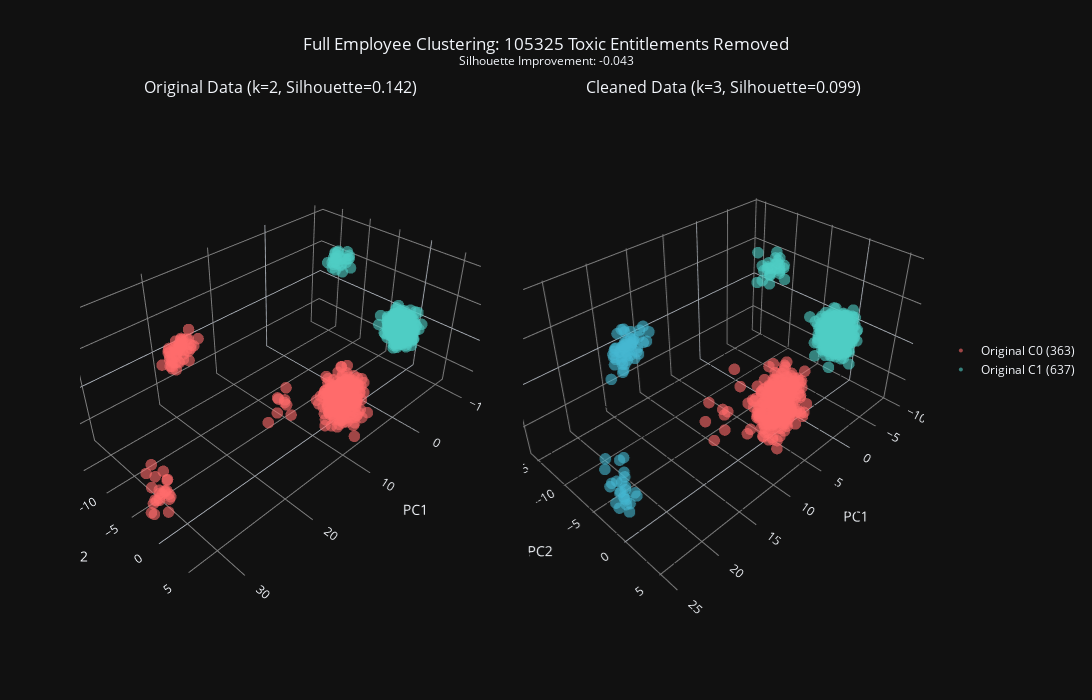

The code cell stored with this chart in its notebook:
### Code cell
results['comparison']['figure'].show()

### Figure 1 — Plotly figure (JSON) as saved in the notebook; plotly's stock layout.template omitted (floating-point values rounded to 4 significant figures; data arrays with more than 128 entries replaced by an {"elided": "..."} marker saying what was removed)
{"data": [{"hovertemplate": "%{text}<extra></extra>", "marker": {"color": "#FF6B6B", "opacity": 0.6, "size": 4}, "mode": "markers", "name": "Original C0 (363)", "showlegend": true, "text": ["Cluster 0<br>Dept: Unknown<br>Risk: 0.000", "Cluster 0<br>Dept: Unknown<br>Risk: 0.000", "Cluster 0<br>Dept: Unknown<br>Risk: 0.000", "Cluster 0<br>Dept: Unknown<br>Risk: 0.000", "Cluster 0<br>Dept: Unknown<br>Risk: 0.000", "Cluster 0<br>Dept: Unknown<br>Risk: 0.000", "Cluster 0<br>Dept: Unknown<br>Risk: 0.000", "Cluster 0<br>Dept: Unknown<br>Risk: 0.000", "Cluster 0<br>Dept: Unknown<br>Risk: 0.000", "Cluster 0<br>Dept: Unknown<br>Risk: 0.000", "Cluster 0<br>Dept: Unknown<br>Risk: 0.000", "Cluster 0<br>Dept: Unknown<br>Risk: 0.000", "Cluster 0<br>Dept: Unknown<br>Risk: 0.000", "Cluster 0<br>Dept: Unknown<br>Risk: 0.000", "Cluster 0<br>Dept: Unknown<br>Risk: 0.000", "Cluster 0<br>Dept: Unknown<br>Risk: 0.000", "Cluster 0<br>Dept: Unknown<br>Risk: 0.000", "Cluster 0<br>Dept: Unknown<br>Risk: 0.000", "Cluster 0<br>Dept: Unknown<br>Risk: 0.000", "Cluster 0<br>Dept: Unknown<br>Risk: 0.000", "Cluster 0<br>Dept: Unknown<br>Risk: 0.000", "Cluster 0<br>Dept: Unknown<br>Risk: 0.000", "Cluster 0<br>Dept: Unknown<br>Risk: 0.000", "Cluster 0<br>Dept: Unknown<br>Risk: 0.000", "Cluster 0<br>Dept: Unknown<br>Risk: 0.000", "Cluster 0<br>Dept: Unknown<br>Risk: 0.000", "Cluster 0<br>Dept: Unknown<br>Risk: 0.000", "Cluster 0<br>Dept: Unknown<br>Risk: 0.000", "Cluster 0<br>Dept: Unknown<br>Risk: 0.000", "Cluster 0<br>Dept: Unknown<br>Risk: 0.000", "Cluster 0<br>Dept: Unknown<br>Risk: 0.000", "Cluster 0<br>Dept: Unknown<br>Risk: 0.000", "Cluster 0<br>Dept: Unknown<br>Risk: 0.000", "Cluster 0<br>Dept: Unknown<br>Risk: 0.000", "Cluster 0<br>Dept: Unknown<br>Risk: 0.000", "Cluster 0<br>Dept: Unknown<br>Risk: 0.000", "Cluster 0<br>Dept: Unknown<br>Risk: 0.000", "Cluster 0<br>Dept: Unknown<br>Risk: 0.000", "Cluster 0<br>Dept: Unknown<br>Risk: 0.000", "Cluster 0<br>Dept: Unknown<br>Risk: 0.000", "Cluster 0<br>Dept: Unknown<br>Risk: 0.000", "Cluster 0<br>Dept: Unknown<br>Risk: 0.000", "Cluster 0<br>Dept: Unknown<br>Risk: 0.000", "Cluster 0<br>Dept: Unknown<br>Risk: 0.000", "Cluster 0<br>Dept: Unknown<br>Risk: 0.000", "Cluster 0<br>Dept: Unknown<br>Risk: 0.000", "Cluster 0<br>Dept: Unknown<br>Risk: 0.000", "Cluster 0<br>Dept: Unknown<br>Risk: 0.000", "Cluster 0<br>Dept: Unknown<br>Risk: 0.000", "Cluster 0<br>Dept: Unknown<br>Risk: 0.000", "Cluster 0<br>Dept: Unknown<br>Risk: 0.000", "Cluster 0<br>Dept: Unknown<br>Risk: 0.000", "Cluster 0<br>Dept: Unknown<br>Risk: 0.000", "Cluster 0<br>Dept: Unknown<br>Risk: 0.000", "Cluster 0<br>Dept: Unknown<br>Risk: 0.000", "Cluster 0<br>Dept: Unknown<br>Risk: 0.000", "Cluster 0<br>Dept: Unknown<br>Risk: 0.000", "Cluster 0<br>Dept: Unknown<br>Risk: 0.000", "Cluster 0<br>Dept: Unknown<br>Risk: 0.000", "Cluster 0<br>Dept: Unknown<br>Risk: 0.000", "Cluster 0<br>Dept: Unknown<br>Risk: 0.000", "Cluster 0<br>Dept: Unknown<br>Risk: 0.000", "Cluster 0<br>Dept: Unknown<br>Risk: 0.000", "Cluster 0<br>Dept: Unknown<br>Risk: 0.000", "Cluster 0<br>Dept: Unknown<br>Risk: 0.000", "Cluster 0<br>Dept: Unknown<br>Risk: 0.000", "Cluster 0<br>Dept: Unknown<br>Risk: 0.000", "Cluster 0<br>Dept: Unknown<br>Risk: 0.000", "Cluster 0<br>Dept: Unknown<br>Risk: 0.000", "Cluster 0<br>Dept: Unknown<br>Risk: 0.000", "Cluster 0<br>Dept: Unknown<br>Risk: 0.000", "Cluster 0<br>Dept: Unknown<br>Risk: 0.000", "Cluster 0<br>Dept: Unknown<br>Risk: 0.000", "Cluster 0<br>Dept: Unknown<br>Risk: 0.000", "Cluster 0<br>Dept: Unknown<br>Risk: 0.000", "Cluster 0<br>Dept: Unknown<br>Risk: 0.000", "Cluster 0<br>Dept: Unknown<br>Risk: 0.000", "Cluster 0<br>Dept: Unknown<br>Risk: 0.000", "Cluster 0<br>Dept: Unknown<br>Risk: 0.000", "Cluster 0<br>Dept: Unknown<br>Risk: 0.000", "Cluster 0<br>Dept: Unknown<br>Risk: 0.000", "Cluster 0<br>Dept: Unknown<br>Risk: 0.000", "Cluster 0<br>Dept: Unknown<br>Risk: 0.000", "Cluster 0<br>Dept: Unknown<br>Risk: 0.000", "Cluster 0<br>Dept: Unknown<br>Risk: 0.000", "Cluster 0<br>Dept: Unknown<br>Risk: 0.000", "Cluster 0<br>Dept: Unknown<br>Risk: 0.000", "Cluster 0<br>Dept: Unknown<br>Risk: 0.000", "Cluster 0<br>Dept: Unknown<br>Risk: 0.000", "Cluster 0<br>Dept: Unknown<br>Risk: 0.000", "Cluster 0<br>Dept: Unknown<br>Risk: 0.000", "Cluster 0<br>Dept: Unknown<br>Risk: 0.000", "Cluster 0<br>Dept: Unknown<br>Risk: 0.000", "Cluster 0<br>Dept: Unknown<br>Risk: 0.000", "Cluster 0<br>Dept: Unknown<br>Risk: 0.000", "Cluster 0<br>Dept: Unknown<br>Risk: 0.000", "Cluster 0<br>Dept: Unknown<br>Risk: 0.000", "Cluster 0<br>Dept: Unknown<br>Risk: 0.000", "Cluster 0<br>Dept: Unknown<br>Risk: 0.000", "Cluster 0<br>Dept: Unknown<br>Risk: 0.000"], "x": {"elided": "363 float values"}, "y": {"elided": "363 float values"}, "z": {"elided": "363 float values"}, "type": "scatter3d", "scene": "scene"}, {"hovertemplate": "%{text}<extra></extra>", "marker": {"color": "#4ECDC4", "opacity": 0.6, "size": 4}, "mode": "markers", "name": "Original C1 (637)", "showlegend": true, "text": ["Cluster 1<br>Dept: Unknown<br>Risk: 0.000", "Cluster 1<br>Dept: Unknown<br>Risk: 0.000", "Cluster 1<br>Dept: Unknown<br>Risk: 0.000", "Cluster 1<br>Dept: Unknown<br>Risk: 0.000", "Cluster 1<br>Dept: Unknown<br>Risk: 0.000", "Cluster 1<br>Dept: Unknown<br>Risk: 0.000", "Cluster 1<br>Dept: Unknown<br>Risk: 0.000", "Cluster 1<br>Dept: Unknown<br>Risk: 0.000", "Cluster 1<br>Dept: Unknown<br>Risk: 0.000", "Cluster 1<br>Dept: Unknown<br>Risk: 0.000", "Cluster 1<br>Dept: Unknown<br>Risk: 0.000", "Cluster 1<br>Dept: Unknown<br>Risk: 0.000", "Cluster 1<br>Dept: Unknown<br>Risk: 0.000", "Cluster 1<br>Dept: Unknown<br>Risk: 0.000", "Cluster 1<br>Dept: Unknown<br>Risk: 0.000", "Cluster 1<br>Dept: Unknown<br>Risk: 0.000", "Cluster 1<br>Dept: Unknown<br>Risk: 0.000", "Cluster 1<br>Dept: Unknown<br>Risk: 0.000", "Cluster 1<br>Dept: Unknown<br>Risk: 0.000", "Cluster 1<br>Dept: Unknown<br>Risk: 0.000", "Cluster 1<br>Dept: Unknown<br>Risk: 0.000", "Cluster 1<br>Dept: Unknown<br>Risk: 0.000", "Cluster 1<br>Dept: Unknown<br>Risk: 0.000", "Cluster 1<br>Dept: Unknown<br>Risk: 0.000", "Cluster 1<br>Dept: Unknown<br>Risk: 0.000", "Cluster 1<br>Dept: Unknown<br>Risk: 0.000", "Cluster 1<br>Dept: Unknown<br>Risk: 0.000", "Cluster 1<br>Dept: Unknown<br>Risk: 0.000", "Cluster 1<br>Dept: Unknown<br>Risk: 0.000", "Cluster 1<br>Dept: Unknown<br>Risk: 0.000", "Cluster 1<br>Dept: Unknown<br>Risk: 0.000", "Cluster 1<br>Dept: Unknown<br>Risk: 0.000", "Cluster 1<br>Dept: Unknown<br>Risk: 0.000", "Cluster 1<br>Dept: Unknown<br>Risk: 0.000", "Cluster 1<br>Dept: Unknown<br>Risk: 0.000", "Cluster 1<br>Dept: Unknown<br>Risk: 0.000", "Cluster 1<br>Dept: Unknown<br>Risk: 0.000", "Cluster 1<br>Dept: Unknown<br>Risk: 0.000", "Cluster 1<br>Dept: Unknown<br>Risk: 0.000", "Cluster 1<br>Dept: Unknown<br>Risk: 0.000", "Cluster 1<br>Dept: Unknown<br>Risk: 0.000", "Cluster 1<br>Dept: Unknown<br>Risk: 0.000", "Cluster 1<br>Dept: Unknown<br>Risk: 0.000", "Cluster 1<br>Dept: Unknown<br>Risk: 0.000", "Cluster 1<br>Dept: Unknown<br>Risk: 0.000", "Cluster 1<br>Dept: Unknown<br>Risk: 0.000", "Cluster 1<br>Dept: Unknown<br>Risk: 0.000", "Cluster 1<br>Dept: Unknown<br>Risk: 0.000", "Cluster 1<br>Dept: Unknown<br>Risk: 0.000", "Cluster 1<br>Dept: Unknown<br>Risk: 0.000", "Cluster 1<br>Dept: Unknown<br>Risk: 0.000", "Cluster 1<br>Dept: Unknown<br>Risk: 0.000", "Cluster 1<br>Dept: Unknown<br>Risk: 0.000", "Cluster 1<br>Dept: Unknown<br>Risk: 0.000", "Cluster 1<br>Dept: Unknown<br>Risk: 0.000", "Cluster 1<br>Dept: Unknown<br>Risk: 0.000", "Cluster 1<br>Dept: Unknown<br>Risk: 0.000", "Cluster 1<br>Dept: Unknown<br>Risk: 0.000", "Cluster 1<br>Dept: Unknown<br>Risk: 0.000", "Cluster 1<br>Dept: Unknown<br>Risk: 0.000", "Cluster 1<br>Dept: Unknown<br>Risk: 0.000", "Cluster 1<br>Dept: Unknown<br>Risk: 0.000", "Cluster 1<br>Dept: Unknown<br>Risk: 0.000", "Cluster 1<br>Dept: Unknown<br>Risk: 0.000", "Cluster 1<br>Dept: Unknown<br>Risk: 0.000", "Cluster 1<br>Dept: Unknown<br>Risk: 0.000", "Cluster 1<br>Dept: Unknown<br>Risk: 0.000", "Cluster 1<br>Dept: Unknown<br>Risk: 0.000", "Cluster 1<br>Dept: Unknown<br>Risk: 0.000", "Cluster 1<br>Dept: Unknown<br>Risk: 0.000", "Cluster 1<br>Dept: Unknown<br>Risk: 0.000", "Cluster 1<br>Dept: Unknown<br>Risk: 0.000", "Cluster 1<br>Dept: Unknown<br>Risk: 0.000", "Cluster 1<br>Dept: Unknown<br>Risk: 0.000", "Cluster 1<br>Dept: Unknown<br>Risk: 0.000", "Cluster 1<br>Dept: Unknown<br>Risk: 0.000", "Cluster 1<br>Dept: Unknown<br>Risk: 0.000", "Cluster 1<br>Dept: Unknown<br>Risk: 0.000", "Cluster 1<br>Dept: Unknown<br>Risk: 0.000", "Cluster 1<br>Dept: Unknown<br>Risk: 0.000", "Cluster 1<br>Dept: Unknown<br>Risk: 0.000", "Cluster 1<br>Dept: Unknown<br>Risk: 0.000", "Cluster 1<br>Dept: Unknown<br>Risk: 0.000", "Cluster 1<br>Dept: Unknown<br>Risk: 0.000", "Cluster 1<br>Dept: Unknown<br>Risk: 0.000", "Cluster 1<br>Dept: Unknown<br>Risk: 0.000", "Cluster 1<br>Dept: Unknown<br>Risk: 0.000", "Cluster 1<br>Dept: Unknown<br>Risk: 0.000", "Cluster 1<br>Dept: Unknown<br>Risk: 0.000", "Cluster 1<br>Dept: Unknown<br>Risk: 0.000", "Cluster 1<br>Dept: Unknown<br>Risk: 0.000", "Cluster 1<br>Dept: Unknown<br>Risk: 0.000", "Cluster 1<br>Dept: Unknown<br>Risk: 0.000", "Cluster 1<br>Dept: Unknown<br>Risk: 0.000", "Cluster 1<br>Dept: Unknown<br>Risk: 0.000", "Cluster 1<br>Dept: Unknown<br>Risk: 0.000", "Cluster 1<br>Dept: Unknown<br>Risk: 0.000", "Cluster 1<br>Dept: Unknown<br>Risk: 0.000", "Cluster 1<br>Dept: Unknown<br>Risk: 0.000", "Cluster 1<br>Dept: Unknown<br>Risk: 0.000"], "x": {"elided": "637 float values"}, "y": {"elided": "637 float values"}, "z": {"elided": "637 float values"}, "type": "scatter3d", "scene": "scene"}, {"hovertemplate": "%{text}<extra></extra>", "marker": {"color": "#FF6B6B", "opacity": 0.6, "size": 4}, "mode": "markers", "name": "Cleaned C0 (287)", "showlegend": false, "text": ["Cluster 0<br>Dept: Unknown<br>Risk: 0.000", "Cluster 0<br>Dept: Unknown<br>Risk: 0.000", "Cluster 0<br>Dept: Unknown<br>Risk: 0.000", "Cluster 0<br>Dept: Unknown<br>Risk: 0.000", "Cluster 0<br>Dept: Unknown<br>Risk: 0.000", "Cluster 0<br>Dept: Unknown<br>Risk: 0.000", "Cluster 0<br>Dept: Unknown<br>Risk: 0.000", "Cluster 0<br>Dept: Unknown<br>Risk: 0.000", "Cluster 0<br>Dept: Unknown<br>Risk: 0.000", "Cluster 0<br>Dept: Unknown<br>Risk: 0.000", "Cluster 0<br>Dept: Unknown<br>Risk: 0.000", "Cluster 0<br>Dept: Unknown<br>Risk: 0.000", "Cluster 0<br>Dept: Unknown<br>Risk: 0.000", "Cluster 0<br>Dept: Unknown<br>Risk: 0.000", "Cluster 0<br>Dept: Unknown<br>Risk: 0.000", "Cluster 0<br>Dept: Unknown<br>Risk: 0.000", "Cluster 0<br>Dept: Unknown<br>Risk: 0.000", "Cluster 0<br>Dept: Unknown<br>Risk: 0.000", "Cluster 0<br>Dept: Unknown<br>Risk: 0.000", "Cluster 0<br>Dept: Unknown<br>Risk: 0.000", "Cluster 0<br>Dept: Unknown<br>Risk: 0.000", "Cluster 0<br>Dept: Unknown<br>Risk: 0.000", "Cluster 0<br>Dept: Unknown<br>Risk: 0.000", "Cluster 0<br>Dept: Unknown<br>Risk: 0.000", "Cluster 0<br>Dept: Unknown<br>Risk: 0.000", "Cluster 0<br>Dept: Unknown<br>Risk: 0.000", "Cluster 0<br>Dept: Unknown<br>Risk: 0.000", "Cluster 0<br>Dept: Unknown<br>Risk: 0.000", "Cluster 0<br>Dept: Unknown<br>Risk: 0.000", "Cluster 0<br>Dept: Unknown<br>Risk: 0.000", "Cluster 0<br>Dept: Unknown<br>Risk: 0.000", "Cluster 0<br>Dept: Unknown<br>Risk: 0.000", "Cluster 0<br>Dept: Unknown<br>Risk: 0.000", "Cluster 0<br>Dept: Unknown<br>Risk: 0.000", "Cluster 0<br>Dept: Unknown<br>Risk: 0.000", "Cluster 0<br>Dept: Unknown<br>Risk: 0.000", "Cluster 0<br>Dept: Unknown<br>Risk: 0.000", "Cluster 0<br>Dept: Unknown<br>Risk: 0.000", "Cluster 0<br>Dept: Unknown<br>Risk: 0.000", "Cluster 0<br>Dept: Unknown<br>Risk: 0.000", "Cluster 0<br>Dept: Unknown<br>Risk: 0.000", "Cluster 0<br>Dept: Unknown<br>Risk: 0.000", "Cluster 0<br>Dept: Unknown<br>Risk: 0.000", "Cluster 0<br>Dept: Unknown<br>Risk: 0.000", "Cluster 0<br>Dept: Unknown<br>Risk: 0.000", "Cluster 0<br>Dept: Unknown<br>Risk: 0.000", "Cluster 0<br>Dept: Unknown<br>Risk: 0.000", "Cluster 0<br>Dept: Unknown<br>Risk: 0.000", "Cluster 0<br>Dept: Unknown<br>Risk: 0.000", "Cluster 0<br>Dept: Unknown<br>Risk: 0.000", "Cluster 0<br>Dept: Unknown<br>Risk: 0.000", "Cluster 0<br>Dept: Unknown<br>Risk: 0.000", "Cluster 0<br>Dept: Unknown<br>Risk: 0.000", "Cluster 0<br>Dept: Unknown<br>Risk: 0.000", "Cluster 0<br>Dept: Unknown<br>Risk: 0.000", "Cluster 0<br>Dept: Unknown<br>Risk: 0.000", "Cluster 0<br>Dept: Unknown<br>Risk: 0.000", "Cluster 0<br>Dept: Unknown<br>Risk: 0.000", "Cluster 0<br>Dept: Unknown<br>Risk: 0.000", "Cluster 0<br>Dept: Unknown<br>Risk: 0.000", "Cluster 0<br>Dept: Unknown<br>Risk: 0.000", "Cluster 0<br>Dept: Unknown<br>Risk: 0.000", "Cluster 0<br>Dept: Unknown<br>Risk: 0.000", "Cluster 0<br>Dept: Unknown<br>Risk: 0.000", "Cluster 0<br>Dept: Unknown<br>Risk: 0.000", "Cluster 0<br>Dept: Unknown<br>Risk: 0.000", "Cluster 0<br>Dept: Unknown<br>Risk: 0.000", "Cluster 0<br>Dept: Unknown<br>Risk: 0.000", "Cluster 0<br>Dept: Unknown<br>Risk: 0.000", "Cluster 0<br>Dept: Unknown<br>Risk: 0.000", "Cluster 0<br>Dept: Unknown<br>Risk: 0.000", "Cluster 0<br>Dept: Unknown<br>Risk: 0.000", "Cluster 0<br>Dept: Unknown<br>Risk: 0.000", "Cluster 0<br>Dept: Unknown<br>Risk: 0.000", "Cluster 0<br>Dept: Unknown<br>Risk: 0.000", "Cluster 0<br>Dept: Unknown<br>Risk: 0.000", "Cluster 0<br>Dept: Unknown<br>Risk: 0.000", "Cluster 0<br>Dept: Unknown<br>Risk: 0.000", "Cluster 0<br>Dept: Unknown<br>Risk: 0.000", "Cluster 0<br>Dept: Unknown<br>Risk: 0.000", "Cluster 0<br>Dept: Unknown<br>Risk: 0.000", "Cluster 0<br>Dept: Unknown<br>Risk: 0.000", "Cluster 0<br>Dept: Unknown<br>Risk: 0.000", "Cluster 0<br>Dept: Unknown<br>Risk: 0.000", "Cluster 0<br>Dept: Unknown<br>Risk: 0.000", "Cluster 0<br>Dept: Unknown<br>Risk: 0.000", "Cluster 0<br>Dept: Unknown<br>Risk: 0.000", "Cluster 0<br>Dept: Unknown<br>Risk: 0.000", "Cluster 0<br>Dept: Unknown<br>Risk: 0.000", "Cluster 0<br>Dept: Unknown<br>Risk: 0.000", "Cluster 0<br>Dept: Unknown<br>Risk: 0.000", "Cluster 0<br>Dept: Unknown<br>Risk: 0.000", "Cluster 0<br>Dept: Unknown<br>Risk: 0.000", "Cluster 0<br>Dept: Unknown<br>Risk: 0.000", "Cluster 0<br>Dept: Unknown<br>Risk: 0.000", "Cluster 0<br>Dept: Unknown<br>Risk: 0.000", "Cluster 0<br>Dept: Unknown<br>Risk: 0.000", "Cluster 0<br>Dept: Unknown<br>Risk: 0.000", "Cluster 0<br>Dept: Unknown<br>Risk: 0.000", "Cluster 0<br>Dept: Unknown<br>Risk: 0.000"], "x": {"elided": "287 float values"}, "y": {"elided": "287 float values"}, "z": {"elided": "287 float values"}, "type": "scatter3d", "scene": "scene2"}, {"hovertemplate": "%{text}<extra></extra>", "marker": {"color": "#4ECDC4", "opacity": 0.6, "size": 4}, "mode": "markers", "name": "Cleaned C1 (637)", "showlegend": false, "text": ["Cluster 1<br>Dept: Unknown<br>Risk: 0.000", "Cluster 1<br>Dept: Unknown<br>Risk: 0.000", "Cluster 1<br>Dept: Unknown<br>Risk: 0.000", "Cluster 1<br>Dept: Unknown<br>Risk: 0.000", "Cluster 1<br>Dept: Unknown<br>Risk: 0.000", "Cluster 1<br>Dept: Unknown<br>Risk: 0.000", "Cluster 1<br>Dept: Unknown<br>Risk: 0.000", "Cluster 1<br>Dept: Unknown<br>Risk: 0.000", "Cluster 1<br>Dept: Unknown<br>Risk: 0.000", "Cluster 1<br>Dept: Unknown<br>Risk: 0.000", "Cluster 1<br>Dept: Unknown<br>Risk: 0.000", "Cluster 1<br>Dept: Unknown<br>Risk: 0.000", "Cluster 1<br>Dept: Unknown<br>Risk: 0.000", "Cluster 1<br>Dept: Unknown<br>Risk: 0.000", "Cluster 1<br>Dept: Unknown<br>Risk: 0.000", "Cluster 1<br>Dept: Unknown<br>Risk: 0.000", "Cluster 1<br>Dept: Unknown<br>Risk: 0.000", "Cluster 1<br>Dept: Unknown<br>Risk: 0.000", "Cluster 1<br>Dept: Unknown<br>Risk: 0.000", "Cluster 1<br>Dept: Unknown<br>Risk: 0.000", "Cluster 1<br>Dept: Unknown<br>Risk: 0.000", "Cluster 1<br>Dept: Unknown<br>Risk: 0.000", "Cluster 1<br>Dept: Unknown<br>Risk: 0.000", "Cluster 1<br>Dept: Unknown<br>Risk: 0.000", "Cluster 1<br>Dept: Unknown<br>Risk: 0.000", "Cluster 1<br>Dept: Unknown<br>Risk: 0.000", "Cluster 1<br>Dept: Unknown<br>Risk: 0.000", "Cluster 1<br>Dept: Unknown<br>Risk: 0.000", "Cluster 1<br>Dept: Unknown<br>Risk: 0.000", "Cluster 1<br>Dept: Unknown<br>Risk: 0.000", "Cluster 1<br>Dept: Unknown<br>Risk: 0.000", "Cluster 1<br>Dept: Unknown<br>Risk: 0.000", "Cluster 1<br>Dept: Unknown<br>Risk: 0.000", "Cluster 1<br>Dept: Unknown<br>Risk: 0.000", "Cluster 1<br>Dept: Unknown<br>Risk: 0.000", "Cluster 1<br>Dept: Unknown<br>Risk: 0.000", "Cluster 1<br>Dept: Unknown<br>Risk: 0.000", "Cluster 1<br>Dept: Unknown<br>Risk: 0.000", "Cluster 1<br>Dept: Unknown<br>Risk: 0.000", "Cluster 1<br>Dept: Unknown<br>Risk: 0.000", "Cluster 1<br>Dept: Unknown<br>Risk: 0.000", "Cluster 1<br>Dept: Unknown<br>Risk: 0.000", "Cluster 1<br>Dept: Unknown<br>Risk: 0.000", "Cluster 1<br>Dept: Unknown<br>Risk: 0.000", "Cluster 1<br>Dept: Unknown<br>Risk: 0.000", "Cluster 1<br>Dept: Unknown<br>Risk: 0.000", "Cluster 1<br>Dept: Unknown<br>Risk: 0.000", "Cluster 1<br>Dept: Unknown<br>Risk: 0.000", "Cluster 1<br>Dept: Unknown<br>Risk: 0.000", "Cluster 1<br>Dept: Unknown<br>Risk: 0.000", "Cluster 1<br>Dept: Unknown<br>Risk: 0.000", "Cluster 1<br>Dept: Unknown<br>Risk: 0.000", "Cluster 1<br>Dept: Unknown<br>Risk: 0.000", "Cluster 1<br>Dept: Unknown<br>Risk: 0.000", "Cluster 1<br>Dept: Unknown<br>Risk: 0.000", "Cluster 1<br>Dept: Unknown<br>Risk: 0.000", "Cluster 1<br>Dept: Unknown<br>Risk: 0.000", "Cluster 1<br>Dept: Unknown<br>Risk: 0.000", "Cluster 1<br>Dept: Unknown<br>Risk: 0.000", "Cluster 1<br>Dept: Unknown<br>Risk: 0.000", "Cluster 1<br>Dept: Unknown<br>Risk: 0.000", "Cluster 1<br>Dept: Unknown<br>Risk: 0.000", "Cluster 1<br>Dept: Unknown<br>Risk: 0.000", "Cluster 1<br>Dept: Unknown<br>Risk: 0.000", "Cluster 1<br>Dept: Unknown<br>Risk: 0.000", "Cluster 1<br>Dept: Unknown<br>Risk: 0.000", "Cluster 1<br>Dept: Unknown<br>Risk: 0.000", "Cluster 1<br>Dept: Unknown<br>Risk: 0.000", "Cluster 1<br>Dept: Unknown<br>Risk: 0.000", "Cluster 1<br>Dept: Unknown<br>Risk: 0.000", "Cluster 1<br>Dept: Unknown<br>Risk: 0.000", "Cluster 1<br>Dept: Unknown<br>Risk: 0.000", "Cluster 1<br>Dept: Unknown<br>Risk: 0.000", "Cluster 1<br>Dept: Unknown<br>Risk: 0.000", "Cluster 1<br>Dept: Unknown<br>Risk: 0.000", "Cluster 1<br>Dept: Unknown<br>Risk: 0.000", "Cluster 1<br>Dept: Unknown<br>Risk: 0.000", "Cluster 1<br>Dept: Unknown<br>Risk: 0.000", "Cluster 1<br>Dept: Unknown<br>Risk: 0.000", "Cluster 1<br>Dept: Unknown<br>Risk: 0.000", "Cluster 1<br>Dept: Unknown<br>Risk: 0.000", "Cluster 1<br>Dept: Unknown<br>Risk: 0.000", "Cluster 1<br>Dept: Unknown<br>Risk: 0.000", "Cluster 1<br>Dept: Unknown<br>Risk: 0.000", "Cluster 1<br>Dept: Unknown<br>Risk: 0.000", "Cluster 1<br>Dept: Unknown<br>Risk: 0.000", "Cluster 1<br>Dept: Unknown<br>Risk: 0.000", "Cluster 1<br>Dept: Unknown<br>Risk: 0.000", "Cluster 1<br>Dept: Unknown<br>Risk: 0.000", "Cluster 1<br>Dept: Unknown<br>Risk: 0.000", "Cluster 1<br>Dept: Unknown<br>Risk: 0.000", "Cluster 1<br>Dept: Unknown<br>Risk: 0.000", "Cluster 1<br>Dept: Unknown<br>Risk: 0.000", "Cluster 1<br>Dept: Unknown<br>Risk: 0.000", "Cluster 1<br>Dept: Unknown<br>Risk: 0.000", "Cluster 1<br>Dept: Unknown<br>Risk: 0.000", "Cluster 1<br>Dept: Unknown<br>Risk: 0.000", "Cluster 1<br>Dept: Unknown<br>Risk: 0.000", "Cluster 1<br>Dept: Unknown<br>Risk: 0.000", "Cluster 1<br>Dept: Unknown<br>Risk: 0.000"], "x": {"elided": "637 float values"}, "y": {"elided": "637 float values"}, "z": {"elided": "637 float values"}, "type": "scatter3d", "scene": "scene2"}, {"hovertemplate": "%{text}<extra></extra>", "marker": {"color": "#45B7D1", "opacity": 0.6, "size": 4}, "mode": "markers", "name": "Cleaned C2 (76)", "showlegend": false, "text": ["Cluster 2<br>Dept: Unknown<br>Risk: 0.000", "Cluster 2<br>Dept: Unknown<br>Risk: 0.000", "Cluster 2<br>Dept: Unknown<br>Risk: 0.000", "Cluster 2<br>Dept: Unknown<br>Risk: 0.000", "Cluster 2<br>Dept: Unknown<br>Risk: 0.000", "Cluster 2<br>Dept: Unknown<br>Risk: 0.000", "Cluster 2<br>Dept: Unknown<br>Risk: 0.000", "Cluster 2<br>Dept: Unknown<br>Risk: 0.000", "Cluster 2<br>Dept: Unknown<br>Risk: 0.000", "Cluster 2<br>Dept: Unknown<br>Risk: 0.000", "Cluster 2<br>Dept: Unknown<br>Risk: 0.000", "Cluster 2<br>Dept: Unknown<br>Risk: 0.000", "Cluster 2<br>Dept: Unknown<br>Risk: 0.000", "Cluster 2<br>Dept: Unknown<br>Risk: 0.000", "Cluster 2<br>Dept: Unknown<br>Risk: 0.000", "Cluster 2<br>Dept: Unknown<br>Risk: 0.000", "Cluster 2<br>Dept: Unknown<br>Risk: 0.000", "Cluster 2<br>Dept: Unknown<br>Risk: 0.000", "Cluster 2<br>Dept: Unknown<br>Risk: 0.000", "Cluster 2<br>Dept: Unknown<br>Risk: 0.000", "Cluster 2<br>Dept: Unknown<br>Risk: 0.000", "Cluster 2<br>Dept: Unknown<br>Risk: 0.000", "Cluster 2<br>Dept: Unknown<br>Risk: 0.000", "Cluster 2<br>Dept: Unknown<br>Risk: 0.000", "Cluster 2<br>Dept: Unknown<br>Risk: 0.000", "Cluster 2<br>Dept: Unknown<br>Risk: 0.000", "Cluster 2<br>Dept: Unknown<br>Risk: 0.000", "Cluster 2<br>Dept: Unknown<br>Risk: 0.000", "Cluster 2<br>Dept: Unknown<br>Risk: 0.000", "Cluster 2<br>Dept: Unknown<br>Risk: 0.000", "Cluster 2<br>Dept: Unknown<br>Risk: 0.000", "Cluster 2<br>Dept: Unknown<br>Risk: 0.000", "Cluster 2<br>Dept: Unknown<br>Risk: 0.000", "Cluster 2<br>Dept: Unknown<br>Risk: 0.000", "Cluster 2<br>Dept: Unknown<br>Risk: 0.000", "Cluster 2<br>Dept: Unknown<br>Risk: 0.000", "Cluster 2<br>Dept: Unknown<br>Risk: 0.000", "Cluster 2<br>Dept: Unknown<br>Risk: 0.000", "Cluster 2<br>Dept: Unknown<br>Risk: 0.000", "Cluster 2<br>Dept: Unknown<br>Risk: 0.000", "Cluster 2<br>Dept: Unknown<br>Risk: 0.000", "Cluster 2<br>Dept: Unknown<br>Risk: 0.000", "Cluster 2<br>Dept: Unknown<br>Risk: 0.000", "Cluster 2<br>Dept: Unknown<br>Risk: 0.000", "Cluster 2<br>Dept: Unknown<br>Risk: 0.000", "Cluster 2<br>Dept: Unknown<br>Risk: 0.000", "Cluster 2<br>Dept: Unknown<br>Risk: 0.000", "Cluster 2<br>Dept: Unknown<br>Risk: 0.000", "Cluster 2<br>Dept: Unknown<br>Risk: 0.000", "Cluster 2<br>Dept: Unknown<br>Risk: 0.000", "Cluster 2<br>Dept: Unknown<br>Risk: 0.000", "Cluster 2<br>Dept: Unknown<br>Risk: 0.000", "Cluster 2<br>Dept: Unknown<br>Risk: 0.000", "Cluster 2<br>Dept: Unknown<br>Risk: 0.000", "Cluster 2<br>Dept: Unknown<br>Risk: 0.000", "Cluster 2<br>Dept: Unknown<br>Risk: 0.000", "Cluster 2<br>Dept: Unknown<br>Risk: 0.000", "Cluster 2<br>Dept: Unknown<br>Risk: 0.000", "Cluster 2<br>Dept: Unknown<br>Risk: 0.000", "Cluster 2<br>Dept: Unknown<br>Risk: 0.000", "Cluster 2<br>Dept: Unknown<br>Risk: 0.000", "Cluster 2<br>Dept: Unknown<br>Risk: 0.000", "Cluster 2<br>Dept: Unknown<br>Risk: 0.000", "Cluster 2<br>Dept: Unknown<br>Risk: 0.000", "Cluster 2<br>Dept: Unknown<br>Risk: 0.000", "Cluster 2<br>Dept: Unknown<br>Risk: 0.000", "Cluster 2<br>Dept: Unknown<br>Risk: 0.000", "Cluster 2<br>Dept: Unknown<br>Risk: 0.000", "Cluster 2<br>Dept: Unknown<br>Risk: 0.000", "Cluster 2<br>Dept: Unknown<br>Risk: 0.000", "Cluster 2<br>Dept: Unknown<br>Risk: 0.000", "Cluster 2<br>Dept: Unknown<br>Risk: 0.000", "Cluster 2<br>Dept: Unknown<br>Risk: 0.000", "Cluster 2<br>Dept: Unknown<br>Risk: 0.000", "Cluster 2<br>Dept: Unknown<br>Risk: 0.000", "Cluster 2<br>Dept: Unknown<br>Risk: 0.000"], "x": [21.88, 22.31, 12.56, 13.41, 13.37, 23.1, 13.21, 12.26, 23.43, 22.62, 13.36, 22.82, 13.67, 12.05, 13.69, 13.72, 13.02, 12.54, 13.96, 22.87, 12.57, 14.39, 12.78, 22.71, 12.82, 11.45, 13.36, 11.68, 13.35, 22.9, 12.58, 22.49, 12.45, 22.16, 11.64, 22.87, 13.13, 14.42, 13.4, 12.77, 12.71, 23.78, 14.19, 13.62, 22.96, 23.07, 12.53, 14.4, 22.15, 23.47, 24.09, 13.35, 12.2, 12.84, 21.83, 22.15, 12.04, 13.65, 11.46, 22.74, 12.46, 10.6, 12.86, 13.4, 10.92, 22.87, 13.39, 13.23, 12.87, 12.77, 14.22, 12.9, 13.75, 22.97, 12.36, 21.62], "y": [-1.971, -3.148, -14.34, -14.55, -14.05, -2.26, -13.8, -13.58, -4.435, -3.995, -13.94, -2.132, -14.48, -13.32, -13.66, -14.14, -14.15, -13.51, -14.99, -2.104, -13.69, -15.64, -14.21, -5.301, -14.26, -12.83, -13.74, -13.45, -14.01, -4.478, -13.8, -3.917, -13.46, -3.735, -12.17, -1.882, -14.98, -14.54, -14.85, -14.27, -13.4, -2.277, -14.32, -15.34, -2.553, -2.113, -13.69, -14.59, -3.864, -3.913, -2.239, -15.8, -13.33, -13.38, -3.842, -3.245, -13.26, -14.3, -13.48, -1.982, -14.26, -13.01, -15.28, -14.27, -13.74, -3.147, -14.69, -13.89, -14.4, -14.38, -14.95, -14.42, -14.39, -2.19, -13.61, -2.642], "z": [-6.675, -6.37, -0.3143, -1.916, 2.805, -6.357, -1.093, 1.3, -3.793, -5.631, 0.9024, -8.301, -0.1348, 0.2171, -1.326, -0.5584, 0.6439, 0.9738, -0.128, -3.485, 1.467, -4.076, 0.9375, -3.532, -0.6645, 2.904, -0.4611, 1.394, 0.4771, -6.064, 0.8918, -7.289, 1.213, -3.009, 1.395, -0.922, -0.2973, -0.506, -0.4625, 0.2247, 0.9559, -7.101, 0.6983, -0.1599, -6.402, -7.046, 2.328, -1.512, -6.005, -5.681, -6.148, -1.922, -0.2468, 0.8791, -6.856, -4.236, -0.592, -1.181, 2.139, -7.078, -1.054, 1.74, -3.41, 0.5494, 0.165, -6.238, -3.104, 2.874, -0.4344, 2.093, -0.4386, 0.7668, 2.313, -6.523, -1.197, -6.952], "type": "scatter3d", "scene": "scene2"}], "layout": {"scene": {"domain": {"x": [0.0, 0.475], "y": [0.0, 1.0]}, "xaxis": {"title": {"text": "PC1"}, "gridcolor": "gray", "showbackground": false}, "yaxis": {"title": {"text": "PC2"}, "gridcolor": "gray", "showbackground": false}, "zaxis": {"title": {"text": "PC3"}, "gridcolor": "gray", "showbackground": false}, "camera": {"eye": {"x": 1.5, "y": 1.5, "z": 1.5}}}, "scene2": {"domain": {"x": [0.525, 1.0], "y": [0.0, 1.0]}, "xaxis": {"title": {"text": "PC1"}, "gridcolor": "gray", "showbackground": false}, "yaxis": {"title": {"text": "PC2"}, "gridcolor": "gray", "showbackground": false}, "zaxis": {"title": {"text": "PC3"}, "gridcolor": "gray", "showbackground": false}, "camera": {"eye": {"x": 1.5, "y": 1.5, "z": 1.5}}}, "annotations": [{"font": {"size": 16}, "showarrow": false, "text": "Original Data (k=2, Silhouette=0.142)", "x": 0.2375, "xanchor": "center", "xref": "paper", "y": 1.0, "yanchor": "bottom", "yref": "paper"}, {"font": {"size": 16}, "showarrow": false, "text": "Cleaned Data (k=3, Silhouette=0.099)", "x": 0.7625, "xanchor": "center", "xref": "paper", "y": 1.0, "yanchor": "bottom", "yref": "paper"}], "title": {"text": "Full Employee Clustering: 105325 Toxic Entitlements Removed<br><sup>Silhouette Improvement: -0.043</sup>", "x": 0.5, "xanchor": "center"}, "legend": {"x": 1.02, "y": 0.5}, "height": 700, "width": 1400, "showlegend": true}}
